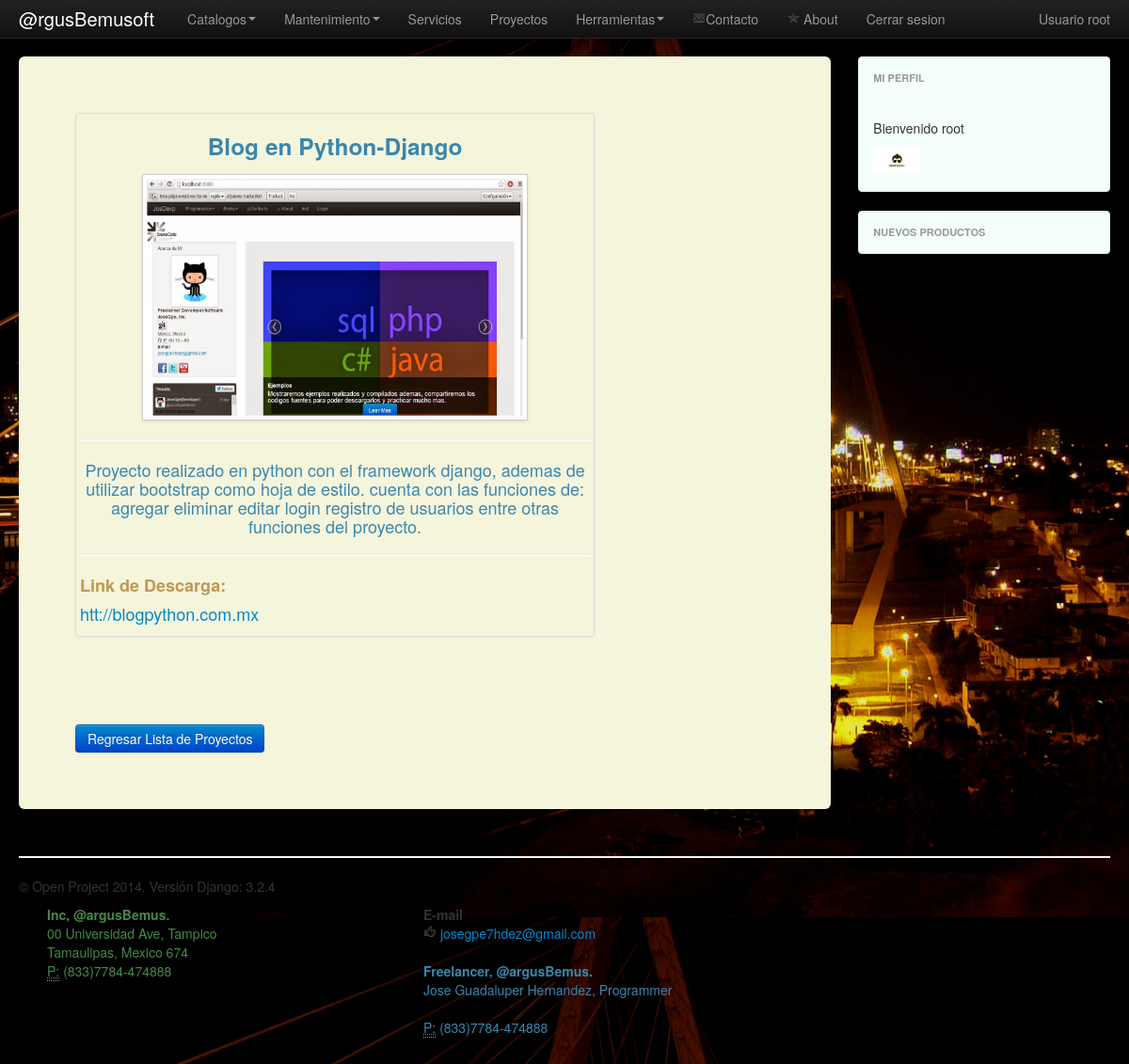
The app's page /proyecto/2/ (signed in) with its own data.
### cereso/apps/cer/models.py (models this page shows, shortened)
class proyecto(models.Model):
	def url(self,filename):
		ruta = "MultimediaData/Proyecto/%s/%s"%(self.nombre,str(filename))
		return ruta
	nombre=models.CharField(max_length=100)
	imagen 		= models.ImageField(upload_to=url,null=True,blank=True)
	descripcion=models.TextField(max_length=500)
	link=models.CharField(max_length=200)

### cereso/apps/home/views.py (the view)
# urls.py: url(r'^proyecto/(?P<id_po>.*)/$','singleProyecto_view',name='vista_single_proyecto'),
def singleProyecto_view(request,id_po):
	pro = proyecto.objects.get(id=id_po)
	ctx = {'proyecto':pro}
	return render_to_response('home/SingleProyectos.html',ctx,context_instance=RequestContext(request))

### cereso/apps/context_processors.py (called while the page is built)
def user_image(request):
	try:
		imagen = None
		user = request.user
		up = userProfile.objects.get(user=user)
		imagen = "/media/%s"%up.photo
	except:
		imagen = "/media/images/dey.jpg"
	return imagen

def my_processor(request):
	context = {"django_version":django.get_version(),
				"get_image_profile":user_image(request),
	}
	return context

### cereso/templates/home/SingleProyectos.html (shortened to what this page needs)
{% extends 'base3.html' %}
{%  block content %}
    <ul class="thumbnails">
    <li class="span9">
    <div class="thumbnail">
      <h3><center> <p class="text-info"> {{proyecto.nombre}} </p></center></h3>
     <img class="img-polaroid" src="/media/{{proyecto.imagen}}  " width="400px" heigth="200px"/>
     <hr>
      <center><p class="text-info">  {{proyecto.descripcion}} </p></center>
      <hr>
      <p class="text-warning"><strong>Link de Descarga:</strong></p><p class="text-info"> <A HREF={{proyecto.link}} >{{proyecto.link}}</A></p>
    </div>
  </li>
</ul>
  <br>
  <br>
  <a class="btn btn-primary" href="javascript:window.history.go(-1) ">Regresar Lista de Proyectos</a>
	{% endblock  %}

### cereso/templates/base3.html (shortened to what this page needs)
<!DOCTYPE html>
<html lang="es">
  <head>
    <link href="/media/bootstrap/css/bootstrap.css" rel="stylesheet">
     <link href="/media/bootstrap/css/bootstrap-responsive.css" rel="stylesheet">
  </head>
  <body>
   <div class="navbar navbar-inverse navbar-fixed-top">
    <div class="navbar-inner">
        <div class="container-fluid">
          <a class="brand" href="{%  url 'vista_principal' %}">@rgusBemusoft</a>
          {% if user.is_authenticated %}
              <p class="navbar-text pull-right">
                 Usuario {{user.username}}
              </p>
         {% endif %}
          <div class="nav-collapse collapse">
            <ul class="nav">
            <li class="dropdown">
                <a href="#" class="dropdown-toggle" data-toggle="dropdown">Catalogos<b class="caret"></b></a>
              </li>
              <li class="dropdown">
                <a href="#" class="dropdown-toggle" data-toggle="dropdown">Mantenimiento<b class="caret"></b></a>
              </li>
                <li><A HREF=" {% url 'vista_servicio' %} ">Servicios</A></li>
                  <li><A HREF=" /proyecto/page/3 ">Proyectos</A></li>
                <li class="dropdown">
                <a href="#" class="dropdown-toggle" data-toggle="dropdown">Herramientas<b class="caret"></b></a>
              </li>
              <li><a href=" {% url 'vista_contacto'  %} "><i class="icon-envelope"></i>Contacto</a></li>
              <li><a href=" {% url 'vista_about' %} "><i class="icon-star"></i> About</a></li>
              {% if user.is_authenticated %}
              <li><a href=" {% url 'vista_logout' %} ">Cerrar sesion</a></li>
              {% else %}
              <li><a href="{% url 'vista_login' %} ">Login</a></li>
              {% endif %}
            </ul>
          </div>
        </div>
      </div>
    </div>
    <div class="container-fluid">
      <div class="row-fluid">
        <div class="span9">
          <div class="hero-unit">
            {% block content %}
            {% endblock%}
          </div>
        </div>
        <div class="span3">
          <div class="well sidebar-nav">
            <ul class="nav nav-list">
              <li class="nav-header">Mi perfil</li>
              <br><p align="justify">
              {%if user.is_authenticated %}
                <p>Bienvenido {{ user }} </p>
                <img src="{{get_image_profile}}" width="50px" heigth="50px"/>
              {% else %}
                <a href="/login/" class="btn btn-primary">Iniciar Sesion<a>
              {% endif %}
              </p>
            </ul>
          </div>
          <div class="well sidebar-nav">
            <ul class="nav nav-list text-success" id="EmpleadosNuevos">
              <li class="nav-header">Nuevos Productos</li>
            </ul>
          </div>
        </div>
      </div>
      <hr>
      <footer>
       <marquee> <p>&copy; Open Project 2014. Versión Django: {{django_version}}</p> </marquee>
        <div class="span4">
     <address>
         <p class="text-success"><strong>Inc, @argusBemus.</strong><br>
          00 Universidad Ave, Tampico<br>
        Tamaulipas, Mexico 674<br>
         <abbr title="Phone">P:</abbr> (833)7784-474888</p>
      </address>
      </div>
      <div class="span4">
             <address>
    <strong>E-mail</strong><br>
    <i class="icon-thumbs-up"></i> <a href="mailto:#">josegpe7hdez@gmail.com</a>
    </address>
      </div>
   <div class="span4">
     <address>
       <p class="text-info">  <strong>Freelancer, @argusBemus.</strong><br>
        Jose Guadaluper Hernandez, Programmer<br>
        <br>
         <abbr title="Phone">P:</abbr> (833)7784-474888</p>
      </address>
   </div>
      </footer>
    </div>
  </body>
</html>

### cereso/templates/base3.html (style rules this page uses)
body { padding-top: 60px; padding-bottom: 40px; padding-top: 60px; padding-bottom: 40px; background-color: #B8860B; background-color: #000;background-image:url("/media/image/puentetampico.jpg"); }
.sidebar-nav { padding: 9px 0; }
.hero-unit { background-color: #F5F5DC; }
.well { background-color: #F5FFFA; }

### records on screen
proyecto: nombre "Blog en Python-Django", imagen (picture), descripcion "Proyecto realizado en python con el framework django, ademas de utilizar bootstrap como hoja de estilo. cuenta con las funciones de: agregar eliminar editar login registro de usuarios entre otras funciones del proyecto.", link "htt://blogpython.com.mx"

### other values on screen
{{ user.username }} "root"
{{ user }} "root"
{{ django_version }} "3.2.4"
